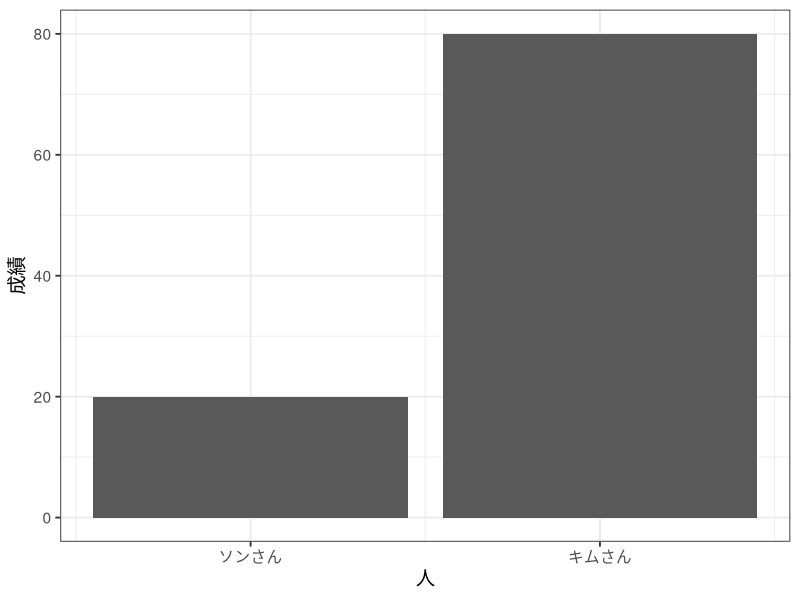
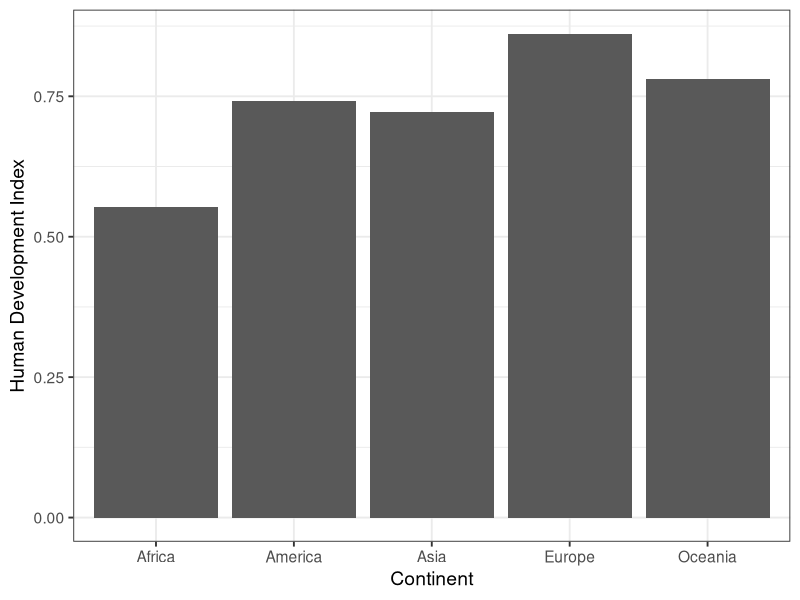
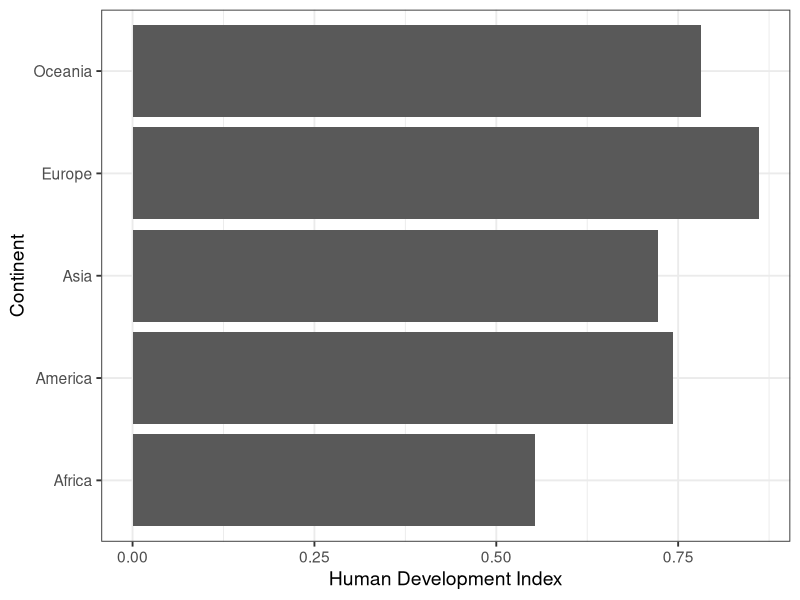
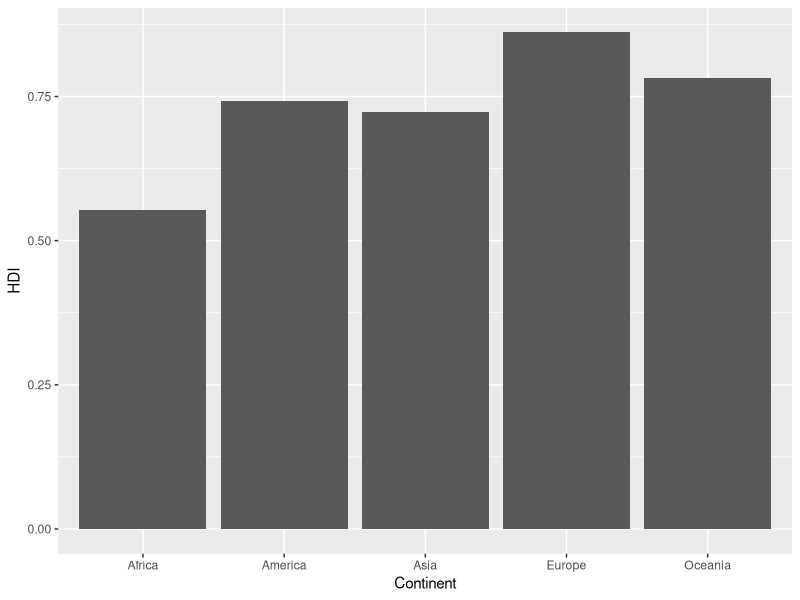
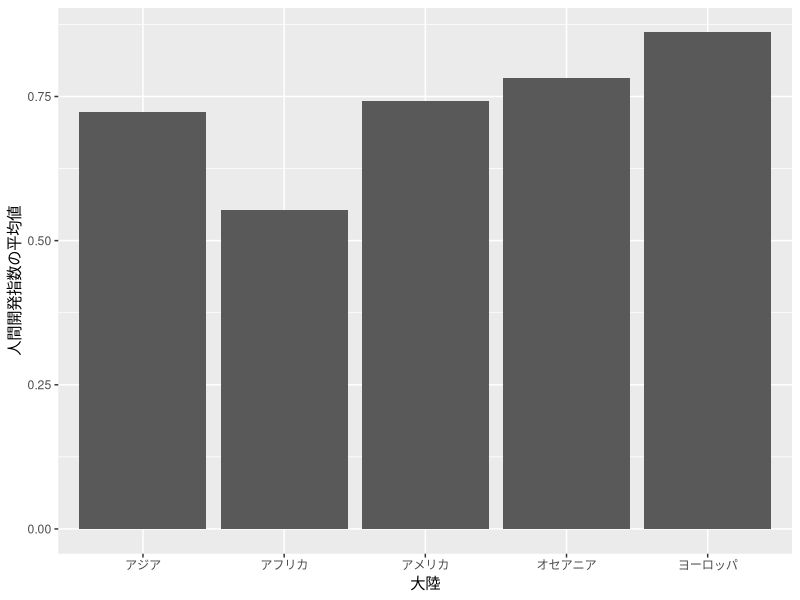
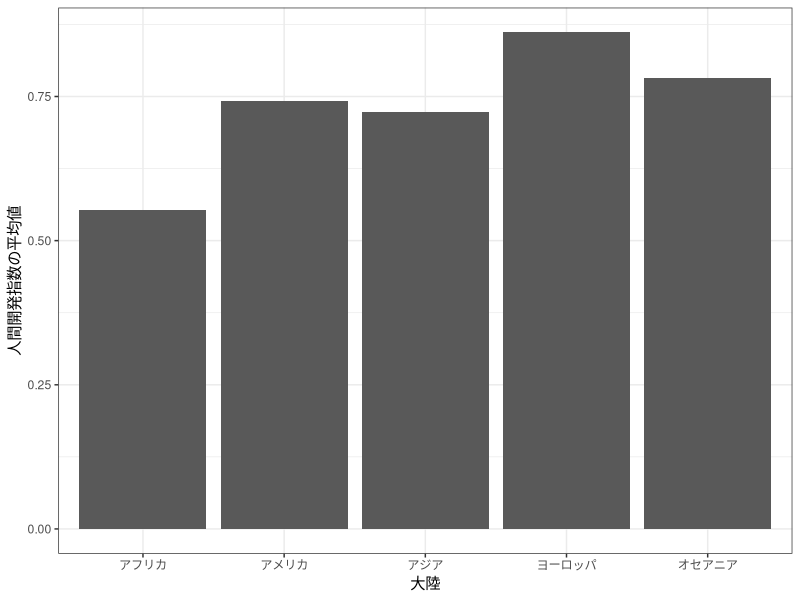
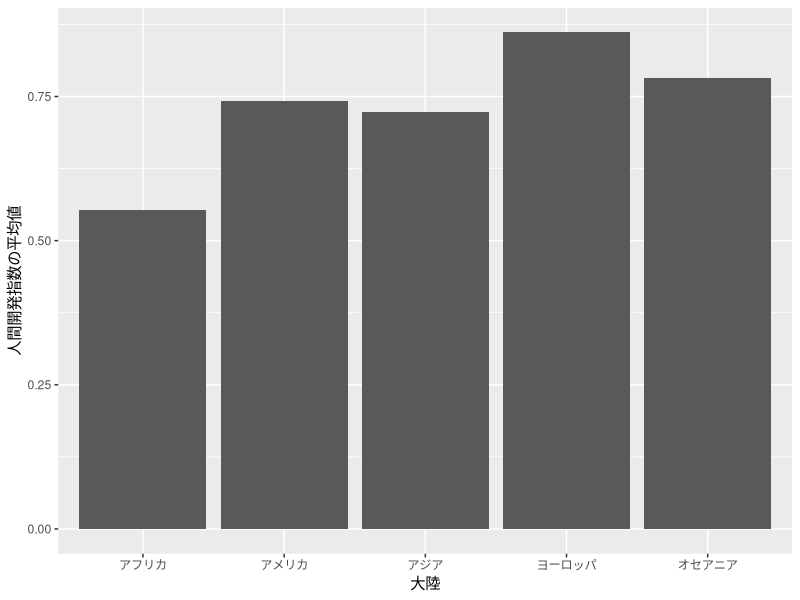
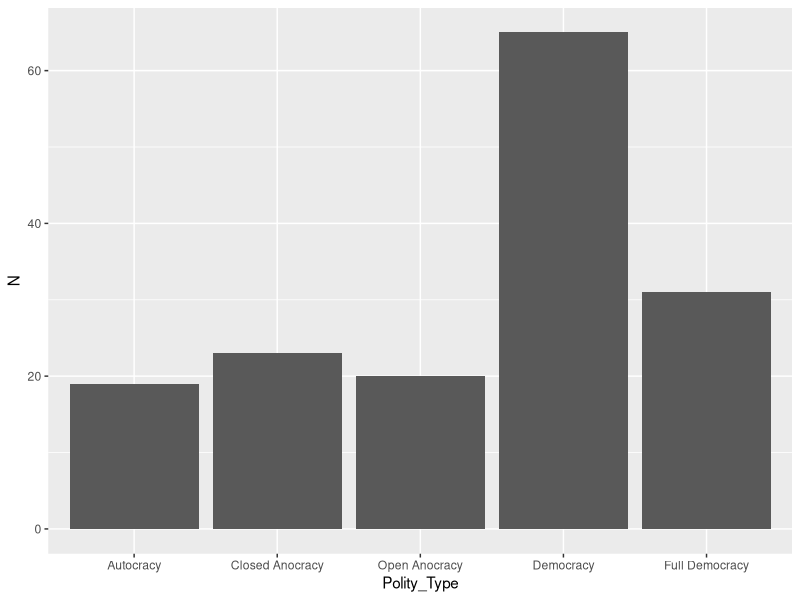

Recreate these plots in R, in order. (Note: this script raises an error after producing the figures.)
## ---- chunk 1
#| include: false
library(tidyverse)
knitr::opts_chunk$set(dev       = "ragg_png",
                      dpi       = 300,
                      fig.align = "center",
                      echo      = TRUE)
df <- read_csv("Data/Micro09.csv")
## ---- chunk 2
#| message: false
library(tidyverse)
df <- read_csv("Data/Micro09.csv")
## ---- chunk 3
#| echo: false
tibble(x = 1:2,
       y = c(20, 80)) %>%
  ggplot() +
  geom_bar(aes(x = x, y = y), stat = "identity") +
  scale_x_continuous(breaks = 1:2, labels = c("ソンさん", "キムさん")) +
  labs(x = "人", y = "成績") +
  theme_bw(base_size = 14)
## ---- chunk 4
#| fig-cap: 2つの棒グラフ
#| fig-subcap: 
#|   - "xが大陸、yが人間開発指数"
#|   - "yが大陸、xが人間開発指数"
#| layout-ncol: 2
#| echo: false
#| fig-width: 5
#| fig-height: 4
df %>%
   group_by(Continent) %>%
   summarise(HDI = mean(HDI_2018, na.rm = TRUE)) %>%
   ggplot() +
   geom_bar(aes(x = Continent, y = HDI), stat = "identity") +
   labs(y = "Human Development Index") +
   theme_bw(base_size   = 14)

df %>%
   group_by(Continent) %>%
   summarise(HDI = mean(HDI_2018, na.rm = TRUE)) %>%
   ggplot() +
   geom_bar(aes(y = Continent, x = HDI), stat = "identity") +
   labs(x = "Human Development Index") +
   theme_bw(base_size   = 14)
## ---- chunk 5
df2 <- df %>%
   group_by(Continent) %>%
   summarise(HDI = mean(HDI_2018, na.rm = TRUE))

df2
## ---- chunk 6
#| fig-width: 5
#| fig-height: 2.8
#| code-line-numbers: "3"
bar_plot1 <- df2 %>%
  ggplot() +
  geom_bar(aes(x = Continent, y = HDI), stat = "identity")

bar_plot1
## ---- chunk 7
df2 <- df2 %>%
   mutate(Continent_J = case_when(Continent == "Asia"    ~ "アジア",
                                  Continent == "Africa"  ~ "アフリカ",
                                  Continent == "America" ~ "アメリカ",
                                  Continent == "Europe"  ~ "ヨーロッパ",
                                  TRUE                   ~ "オセアニア"))

df2
## ---- chunk 8
#| fig-width: 8
#| fig-height: 3.2
#| code-line-numbers: "4"
df2 %>%
   ggplot() +
   geom_bar(aes(x = Continent_J, y = HDI), stat = "identity") +
   labs(x = "大陸", y = "人間開発指数の平均値")
## ---- chunk 9
#| fig-width: 8
#| fig-height: 3.5
#| code-line-numbers: "2-4"
df2 %>%
   mutate(Continent_J = factor(Continent_J, 
                               levels = c("アフリカ", "アメリカ", "アジア", 
                                          "ヨーロッパ", "オセアニア"))) %>% 
   ggplot() +
   geom_bar(aes(x = Continent_J, y = HDI), stat = "identity") +
   labs(x = "大陸", y = "人間開発指数の平均値") +
   theme_bw() # Black and Whiteテーマも使ってみよう
## ---- chunk 10
df2
## ---- chunk 11
#| fig-width: 8
#| fig-height: 3.5
#| code-line-numbers: "2"
df2 %>%
   mutate(Continent_J = fct_inorder(Continent_J)) %>%
   ggplot() +
   geom_bar(aes(x = Continent_J, y = HDI), 
            stat = "identity") +
   labs(x = "大陸", y = "人間開発指数の平均値")
## ---- chunk 12
df3 <- df %>%
   drop_na(Polity_Type) %>%
   mutate(Polity_Type = factor(Polity_Type,
                               levels = c("Autocracy", "Closed Anocracy",
                                          "Open Anocracy", "Democracy",
                                          "Full Democracy"))) %>%
   group_by(Polity_Type) %>%
   summarise(N = n())

df3
## ---- chunk 13
#| fig-width: 8
#| fig-height: 3.5
df3 %>%
   ggplot() +
   geom_bar(aes(x = Polity_Type, y = N), stat = "identity")
## ---- chunk 14
df4 <- df %>%
   drop_na(Polity_Type) %>%
   mutate(Polity_Type = factor(Polity_Type,
                               levels = c("Autocracy", "Closed Anocracy",
                                          "Open Anocracy", "Democracy",
                                          "Full Democracy"))) %>%
   group_by(Polity_Type, Continent) %>%
   summarise(N       = n(),
             .groups = "drop")

df4
## ---- chunk 15
#| fig-width: 8
#| fig-height: 3
#| code-line-numbers: "3"
df4 %>%
  ggplot() +
  geom_bar(aes(x = Polity_Type, y = N, fill = Continent), stat = "identity")
## ---- chunk 16
#| fig-width: 8
#| fig-height: 3
#| code-line-numbers: "4"
df4 %>%
  ggplot() +
  geom_bar(aes(x = Polity_Type, y = N, fill = Continent), stat = "identity",
           position = "dodge")
## ---- chunk 17
#| fig-width: 8
#| fig-height: 3
#| code-line-numbers: "5"
df4 %>%
  ggplot() +
  geom_bar(aes(x = Polity_Type, y = N, fill = Continent), stat = "identity",
           position = "dodge") +
  theme(legend.position = "bottom")
## ---- chunk 18
#| fig-width: 8
#| fig-height: 3
df4 %>%
  ggplot() +
  geom_bar(aes(x = Continent, y = N, fill = Polity_Type), stat = "identity",
           position = "dodge", color = "white") +
  theme_bw() +
  labs(x = "Continent", y = "Number of Countries", fill = "Polity Type") +
  theme(legend.position = "bottom")
## ---- chunk 19
#| fig-width: 7
#| fig-height: 2.5
#| code-line-numbers: "4"
bar_plot2 <- df4 %>%
  ggplot() +
  geom_bar(aes(x = Polity_Type, y = N), stat = "identity") +
  facet_wrap(~ Continent, ncol = 5) # ncol/nrowで列/行数の指定が可能

bar_plot2
## ---- chunk 20
#| fig-width: 8
#| fig-height: 4
#| code-line-numbers: "3"
bar_plot3 <- bar_plot2 +
   labs(x = "Number of Countries", y = "Poltiy Type") + # ラベル修正
   theme_minimal() + # テーマを変えてみよう
   theme(axis.text.x = element_text(angle = 35, vjust = 1, hjust = 1)) # 35度回転

bar_plot3
## ---- chunk 21
#| fig-width: 8
#| fig-height: 3.25
bar_plot4 <- df4 %>%
  ggplot() +
  geom_bar(aes(x = N, y = Polity_Type), stat = "identity") +
  labs(x = "Number of Countries", y = "Poltiy Type") +
  facet_wrap(~ Continent, ncol = 5) + # 5列のファセット分割
  theme_minimal(base_size = 12)       # フォントサイズの調整も可能

bar_plot4
## ---- chunk 22
#| fig-cap: "ベクトル vs. ビットマップ"
#| fig-subcap: 
#|   - "ベクトル画像"
#|   - "ビットマップ画像"
#| layout-ncol: 2
#| echo: false
#| out-width: "300px"
knitr::include_graphics("Figs/12/PDF_Example.png")
knitr::include_graphics("Figs/12/PNG_Example.png")
## ---- chunk 23
#| echo: false
#| fig-width: 8
#| fig-height: 3.5
#| warning: false
#| message: false
df %>%
   ggplot() +
   geom_histogram(aes(x = HDI_2018), binwidth = 0.05) +
   labs(x = "人間開発指数 (2018年)", y = "国家数") +
   theme_gray(base_size   = 12)
## ---- chunk 24
#| fig-width: 8
#| fig-height: 3.5
#| warning: false
#| message: false
df %>%
  ggplot() +
  geom_histogram(aes(x = HDI_2018)) # HDI_2018のヒストグラム
## ---- chunk 25
#| fig-cap: 2つのヒストグラム
#| fig-subcap: 
#|   - "棒の幅が狭いヒストグラム"
#|   - "棒の幅が中程度のヒストグラム"
#|   - "棒の幅が広いヒストグラム"
#| layout-ncol: 3
#| echo: false
#| fig-width: 4
#| fig-height: 4
#| warning: false
df %>%
  ggplot() +
  geom_histogram(aes(x = HDI_2018), bins = 50, color = "white")

df %>%
  ggplot() +
  geom_histogram(aes(x = HDI_2018), bins = 10, color = "white")

df %>%
  ggplot() +
  geom_histogram(aes(x = HDI_2018), bins = 5, color = "white")
## ---- chunk 26
#| fig-width: 8
#| fig-height: 4
#| warning: false
#| message: false
df %>%
  ggplot() +
  geom_histogram(aes(x = HDI_2018), bins = 10) # 棒を10本にする
## ---- chunk 27
#| fig-width: 8
#| fig-height: 4
#| warning: false
#| message: false
df %>%
  ggplot() +
  geom_histogram(aes(x = HDI_2018), binwidth = 0.05) # 棒の幅を0.05にする
## ---- chunk 28
#| fig-width: 8
#| fig-height: 4
#| warning: false
#| message: false
hist_plot1 <- df %>%
  ggplot() +
  geom_histogram(aes(x = HDI_2018), binwidth = 0.05, color = "white") +
  labs(x = "Human Development Index (2018)", y = "Number of Countries")

hist_plot1
## ---- chunk 29
#| fig-width: 8
#| fig-height: 4
#| warning: false
#| message: false
#| code-line-numbers: "2,3"
hist_plot2 <- hist_plot1 +
   scale_x_continuous(breaks = seq(0.4, 1.0, by = 0.1),
                      labels = seq(0.4, 1.0, by = 0.1))

hist_plot2
## ---- chunk 30
#| fig-width: 8
#| fig-height: 4
#| warning: false
#| message: false
#| code-line-numbers: "2"
hist_plot2 +
   facet_wrap(~Continent, nrow = 2)
## ---- chunk 31
#| fig-width: 8
#| fig-height: 4
#| warning: false
#| message: false
#| code-line-numbers: "4,5"
df %>%
   mutate(OECD = if_else(OECD == 1, "OECD Members", "Others")) %>%
   ggplot() +
   geom_histogram(aes(x = HDI_2018, fill = OECD), position = "identity",
                  binwidth = 0.05, color = "white") +
   labs(x = "Human Development Index (2018)", y = "Number of Countries",
        fill = "")
## ---- chunk 32
#| fig-width: 8
#| fig-height: 4
#| warning: false
#| message: false
#| code-line-numbers: "4,5"
df %>%
   mutate(OECD = if_else(OECD == 1, "OECD Members", "Others")) %>%
   ggplot() +
   geom_histogram(aes(x = HDI_2018, fill = OECD), position = "identity",
                  binwidth = 0.05, color = "white", alpha = 0.5) +
   labs(x = "Human Development Index (2018)", y = "Number of Countries",
        fill = "")
## ---- chunk 33
#| fig-width: 8
#| fig-height: 4
#| warning: false
#| message: false
#| code-line-numbers: "4,5"
df %>%
   ggplot() +
   geom_histogram(aes(x = HDI_2018, fill = Continent), position = "identity",
                  binwidth = 0.05, color = "white", alpha = 0.5) +
   labs(x = "Human Development Index (2018)", y = "Number of Countries",
        fill = "")
## ---- chunk 34
#| fig-width: 8
#| fig-height: 4
#| warning: false
#| message: false
#| code-line-numbers: "4,5"
df %>%
   ggplot() +
   geom_histogram(aes(x = HDI_2018, fill = Continent), 
                  binwidth = 0.05, color = "white") +
   labs(x = "Human Development Index (2018)", y = "Number of Countries",
        fill = "")
## ---- chunk 35
#| fig-width: 8
#| fig-height: 4
#| warning: false
#| message: false
df %>%
   ggplot() +
   geom_density(aes(x = HDI_2018, fill = Continent), 
                alpha = 0.5, adjust = 0.8) +
   labs(x = "Human Development Index (2018)", y = "Density",
        fill = "")
